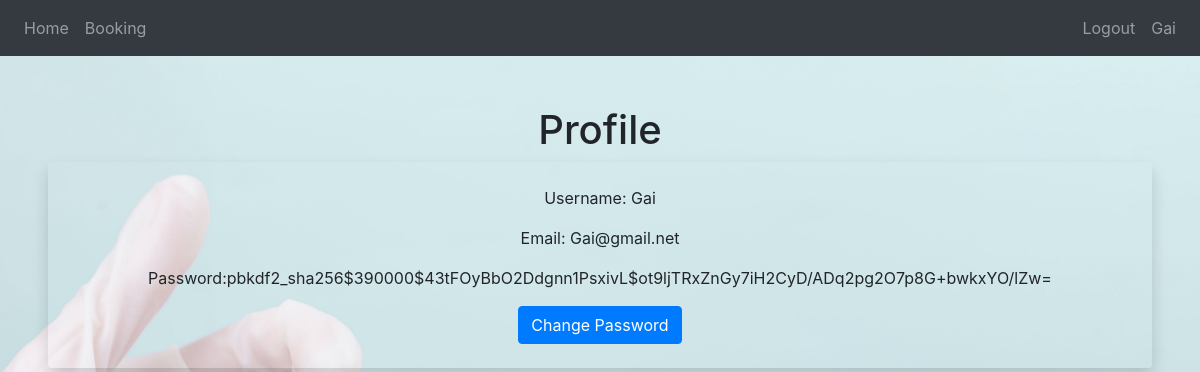
Page /user-panel (signed in) on the earlier database version.
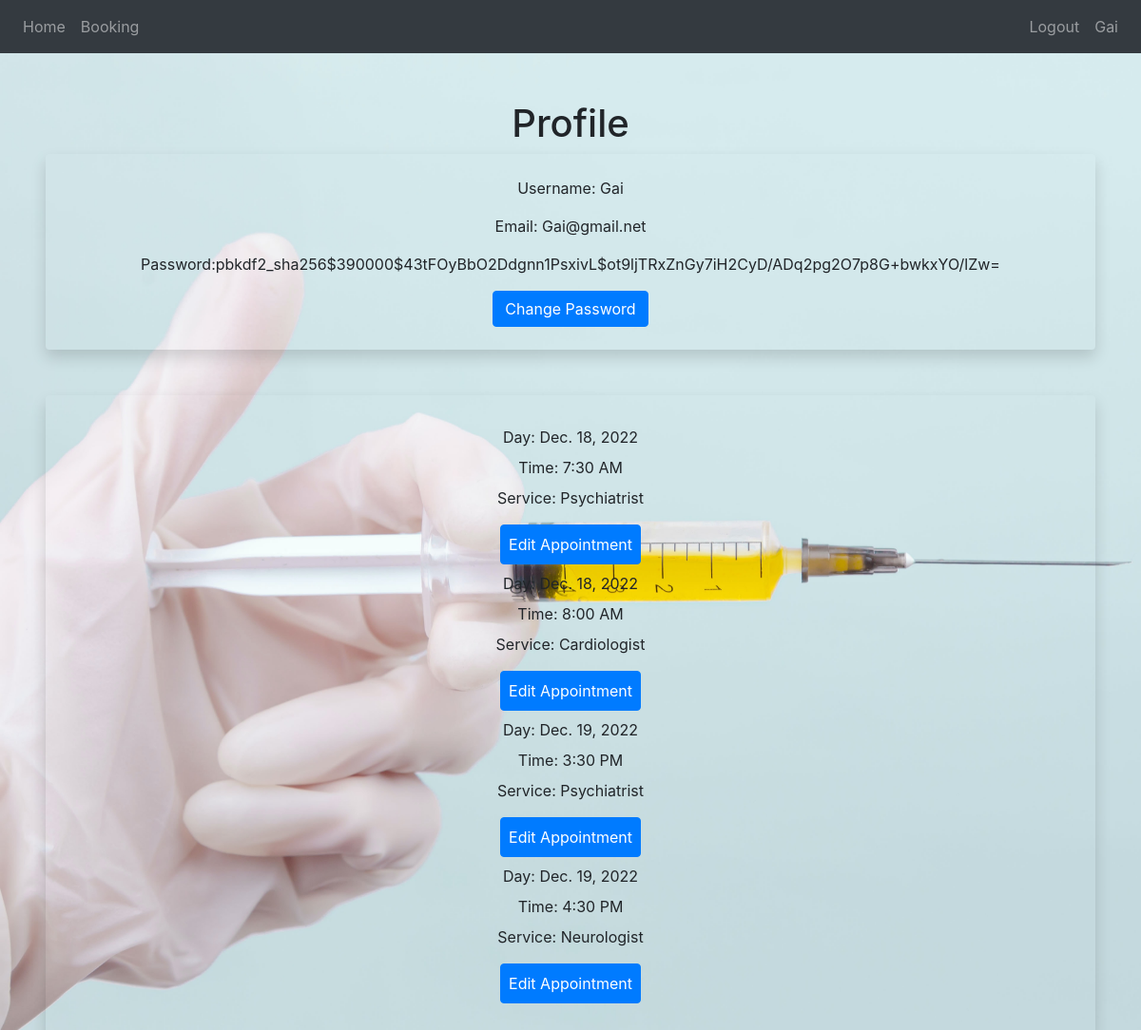
Same page on the later database version.
### booking/models.py (models this page shows, shortened)
class Appointment(models.Model):
    user = models.ForeignKey(User, on_delete=models.CASCADE, null=True, blank=True)
    service = models.CharField(max_length=50, choices=SERVICE_CHOICES, default="Cardiologist")
    day = models.DateField(default=datetime.now)
    time = models.CharField(max_length=10, choices=TIME_CHOICES, default="7:30 AM")
    time_ordered = models.DateTimeField(default=datetime.now, blank=True)
    syptoms = models.TextField(null=True, blank=True)

### booking/views.py (the view)
# urls.py: path('user-panel', views.userPanel, name='userPanel'),
def userPanel(request):
    user = request.user
    appointments = Appointment.objects.filter(user=user).order_by('day', 'time')
    return render(request, 'userPanel.html', {
        'user':user,
        'appointments':appointments,
    })

### booking/templates/userPanel.html (shortened to what this page needs)
{% extends 'Base.html' %}
{% block content%}
{% load crispy_forms_tags %}
<h1 class="text-center">Profile</h1>
<div class="shadow p-4 mb-5 bg-body bg-body rounded text-black text-center m-5">
    <p>Username: {{user}}</p>
    <p>Email: {{user.email}}</p>
    <p>Password:{{user.password}}</p>
    <a href="change-password/" class="btn btn-primary">Change Password</a>
</div>
{% if appointments.count > 0 %}
    <div class="shadow p-4 mb-5 bg-body bg-body rounded text-black text-center m-5">
        {% for appointment in appointments %}
            <p class="list-group mt-2">Day: {{ appointment.day }}</p>
            <p class="list-group mt-2">Time: {{ appointment.time }}</p>
            <p class="list-group mt-2">Service: {{ appointment.service }}</p>
            <div class="mt-3 mb-2">
            <a class="btn btn-primary rounded-3 p-2" href="{% url 'userUpdate' appointment.id %}">Edit Appointment</a>
        {% endfor %}
    </div>
{%endif%}
{% endblock%}

### main/templates/Base.html (shortened to what this page needs)
<!DOCTYPE html>
{% load static  %}
<html>
    <head>
    <link
      rel="stylesheet"
      href="https://stackpath.bootstrapcdn.com/bootstrap/4.4.1/css/bootstrap.min.css"
    />
    <link
      rel="stylesheet"
      href="https://stackpath.bootstrapcdn.com/font-awesome/4.7.0/css/font-awesome.min.css"
    />
   </head>
<body class="bg">
  <nav class="navbar navbar-expand-lg navbar-dark bg-dark"  >
    <div class="collapse navbar-collapse justify-content-between" id="navbar">
      <div class="navbar-nav">
        <a class="nav-item nav-link" id="home" href="/">Home</a>
        <a class="nav-item nav-link" href={%url 'booking'%}>Booking</a>
      </div>
      <div class="navbar-nav">
        {% if user.is_authenticated %}
        <a class="nav-item nav-link" id="logout" href={%url 'logout'%}>Logout</a>
        <a class="nav-item nav-link" id="logout" href="{% url 'userPanel'%}"> {{user.username}}</a>
        {% else %}
        <a class="nav-item nav-link" id="login" href="{% url 'login'%}">Login</a>
        <a class="nav-item nav-link" id="signUp" href="{%url 'register' %}">Sign Up</a>
        {% endif %}
      </div>
    </div>
  </nav>
  <div class="containter">
    {%block content%}
    {% endblock%}
  </div>
    </body>
</html>

### booking/templates/userPanel.html (style rules this page uses)
.text-center { text-align: center!important; margin-top: 50px; margin-bottom: -40px; }

Differences in the rows shown:
added Appointment: day "Dec. 18, 2022", time "7:30 AM", service "Psychiatrist"
added Appointment: day "Dec. 18, 2022", time "8:00 AM", service "Cardiologist"
added Appointment: day "Dec. 19, 2022", time "3:30 PM", service "Psychiatrist"
added Appointment: day "Dec. 19, 2022", time "4:30 PM", service "Neurologist"
